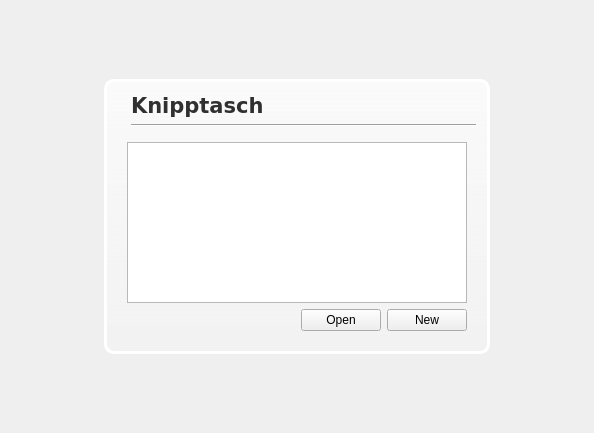
<?xml version="1.0" encoding="UTF-8"?>
<ui version="4.0">
 <author>Stefan Böhmann</author>
 <class>WelcomeWidget</class>
 <widget class="QWidget" name="WelcomeWidget">
  <property name="geometry">
   <rect>
    <x>0</x>
    <y>0</y>
    <width>594</width>
    <height>433</height>
   </rect>
  </property>
  <property name="windowTitle">
   <string>Form</string>
  </property>
  <layout class="QVBoxLayout" name="verticalLayout_2">
   <item>
    <spacer name="verticalSpacer_2">
     <property name="orientation">
      <enum>Qt::Vertical</enum>
     </property>
     <property name="sizeHint" stdset="0">
      <size>
       <width>20</width>
       <height>95</height>
      </size>
     </property>
    </spacer>
   </item>
   <item>
    <layout class="QHBoxLayout" name="horizontalLayout">
     <item>
      <spacer name="horizontalSpacer_3">
       <property name="orientation">
        <enum>Qt::Horizontal</enum>
       </property>
       <property name="sizeHint" stdset="0">
        <size>
         <width>40</width>
         <height>20</height>
        </size>
       </property>
      </spacer>
     </item>
     <item>
      <widget class="QFrame" name="frame1">
       <property name="sizePolicy">
        <sizepolicy hsizetype="Preferred" vsizetype="Expanding">
         <horstretch>0</horstretch>
         <verstretch>0</verstretch>
        </sizepolicy>
       </property>
       <property name="styleSheet">
        <string notr="true">
QFrame#frame1 {
	 border: 3px solid white;
     border-radius: 10px;
     padding: 2px;
	 margin: 4px;
	background-color: qlineargradient(spread:pad, x1:0, y1:0, x2:0, y2:1, stop:0 rgba(255, 255, 255, 175), stop:1 rgba(246, 246, 246, 113))
 }</string>
       </property>
       <property name="frameShape">
        <enum>QFrame::StyledPanel</enum>
       </property>
       <property name="frameShadow">
        <enum>QFrame::Raised</enum>
       </property>
       <layout class="QVBoxLayout" name="verticalLayout">
        <item>
         <layout class="QFormLayout" name="formLayout">
          <item row="0" column="0">
           <widget class="QLabel" name="label_2">
            <property name="text">
             <string/>
            </property>
            <property name="pixmap">
             <pixmap>:/hi64-app-knipptasch.png</pixmap>
            </property>
           </widget>
          </item>
          <item row="0" column="1">
           <widget class="QLabel" name="appNameLabel">
            <property name="font">
             <font>
              <family>DejaVu Sans</family>
              <pointsize>16</pointsize>
              <weight>75</weight>
              <bold>true</bold>
             </font>
            </property>
            <property name="styleSheet">
             <string notr="true">color: rgb(48, 48, 48);</string>
            </property>
            <property name="text">
             <string comment="Application Name">Knipptasch</string>
            </property>
           </widget>
          </item>
          <item row="1" column="1">
           <widget class="Line" name="line">
            <property name="sizePolicy">
             <sizepolicy hsizetype="Minimum" vsizetype="Fixed">
              <horstretch>1</horstretch>
              <verstretch>0</verstretch>
             </sizepolicy>
            </property>
            <property name="orientation">
             <enum>Qt::Horizontal</enum>
            </property>
           </widget>
          </item>
         </layout>
        </item>
        <item>
         <widget class="QWidget" name="widget" native="true">
          <layout class="QGridLayout" name="gridLayout_3">
           <item row="1" column="0">
            <spacer name="horizontalSpacer_5">
             <property name="orientation">
              <enum>Qt::Horizontal</enum>
             </property>
             <property name="sizeHint" stdset="0">
              <size>
               <width>168</width>
               <height>17</height>
              </size>
             </property>
            </spacer>
           </item>
           <item row="0" column="0" colspan="3">
            <widget class="QListWidget" name="list"/>
           </item>
           <item row="1" column="1">
            <widget class="QPushButton" name="openButton">
             <property name="statusTip">
              <string>Open file</string>
             </property>
             <property name="text">
              <string>Open</string>
             </property>
            </widget>
           </item>
           <item row="1" column="2">
            <widget class="QPushButton" name="newButton">
             <property name="statusTip">
              <string>New file</string>
             </property>
             <property name="text">
              <string>New</string>
             </property>
            </widget>
           </item>
          </layout>
         </widget>
        </item>
       </layout>
      </widget>
     </item>
     <item>
      <spacer name="horizontalSpacer_4">
       <property name="orientation">
        <enum>Qt::Horizontal</enum>
       </property>
       <property name="sizeHint" stdset="0">
        <size>
         <width>40</width>
         <height>20</height>
        </size>
       </property>
      </spacer>
     </item>
    </layout>
   </item>
   <item>
    <spacer name="verticalSpacer_3">
     <property name="orientation">
      <enum>Qt::Vertical</enum>
     </property>
     <property name="sizeHint" stdset="0">
      <size>
       <width>20</width>
       <height>95</height>
      </size>
     </property>
    </spacer>
   </item>
  </layout>
 </widget>
 <resources/>
 <connections/>
</ui>
